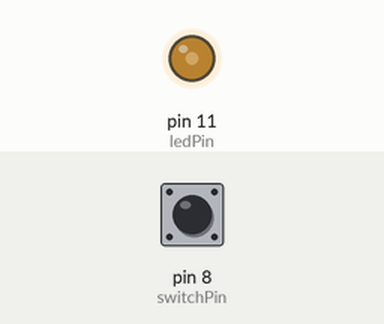
Recording of a sketch running on a simulated Arduino Uno, built with avr-gcc and run on an emulated ATmega328P. On the bench: output pins drawn as LEDs (lit = HIGH). The inputs (shaded band) are chosen by the test bench; at power-on: pin 8 (switchPin) HIGH.

Above: at 1.2 s.
1.3 s: pin 8 (switchPin) pulled LOW for 0.15 s
At 2.2 s:
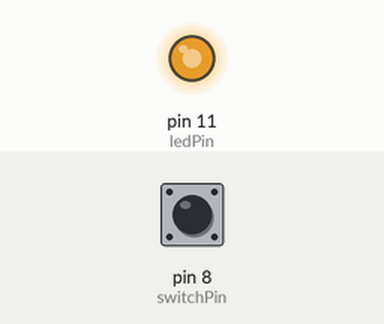
2.9 s: pin 8 (switchPin) pulled LOW for 1 s
At 4.6 s:
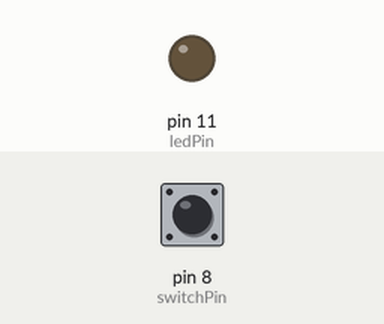
5.4 s: pin 8 (switchPin) pulled LOW for 3.2 s
At 9.4 s:
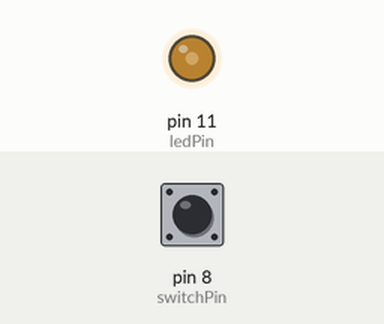
Timing chart, 0 to 10.9 s (numbered marks = the images above; inputs shaded):
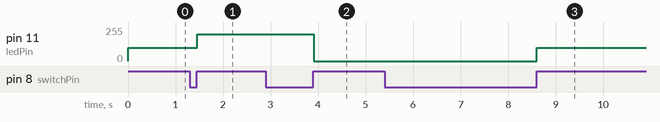

The sketch:

demo_button.ino
```cpp
int switchPin = 8;
int ledPin = 11;

boolean lastButState = LOW;
int ledLevel = 0; //0-255


void setup() {
  pinMode(switchPin, INPUT);
  pinMode(ledPin, OUTPUT);

}

boolean debounce(boolean last)
{
  boolean cur =  digitalRead(switchPin);
  if(last != cur)
  {
    delay(5);
    cur = digitalRead(switchPin);
  }
  return cur;
}

void loop()
{
  boolean curButState = debounce(lastButState);

  if(curButState == HIGH && curButState != lastButState)
  {
    ledLevel += 100;
  }
  lastButState = curButState;

  if(ledLevel > 255)
    ledLevel = 0;

analogWrite(ledPin, ledLevel);
}
```

Measured:
- after the input at 1.3 s, pin 11 (ledPin): 100/255 → 200/255 after 0.16 s
- after the input at 2.9 s, pin 11 (ledPin): 200/255 → 0/255 after 1.0 s
- after the input at 5.4 s, pin 11 (ledPin): 0/255 → 100/255 after 3.2 s
